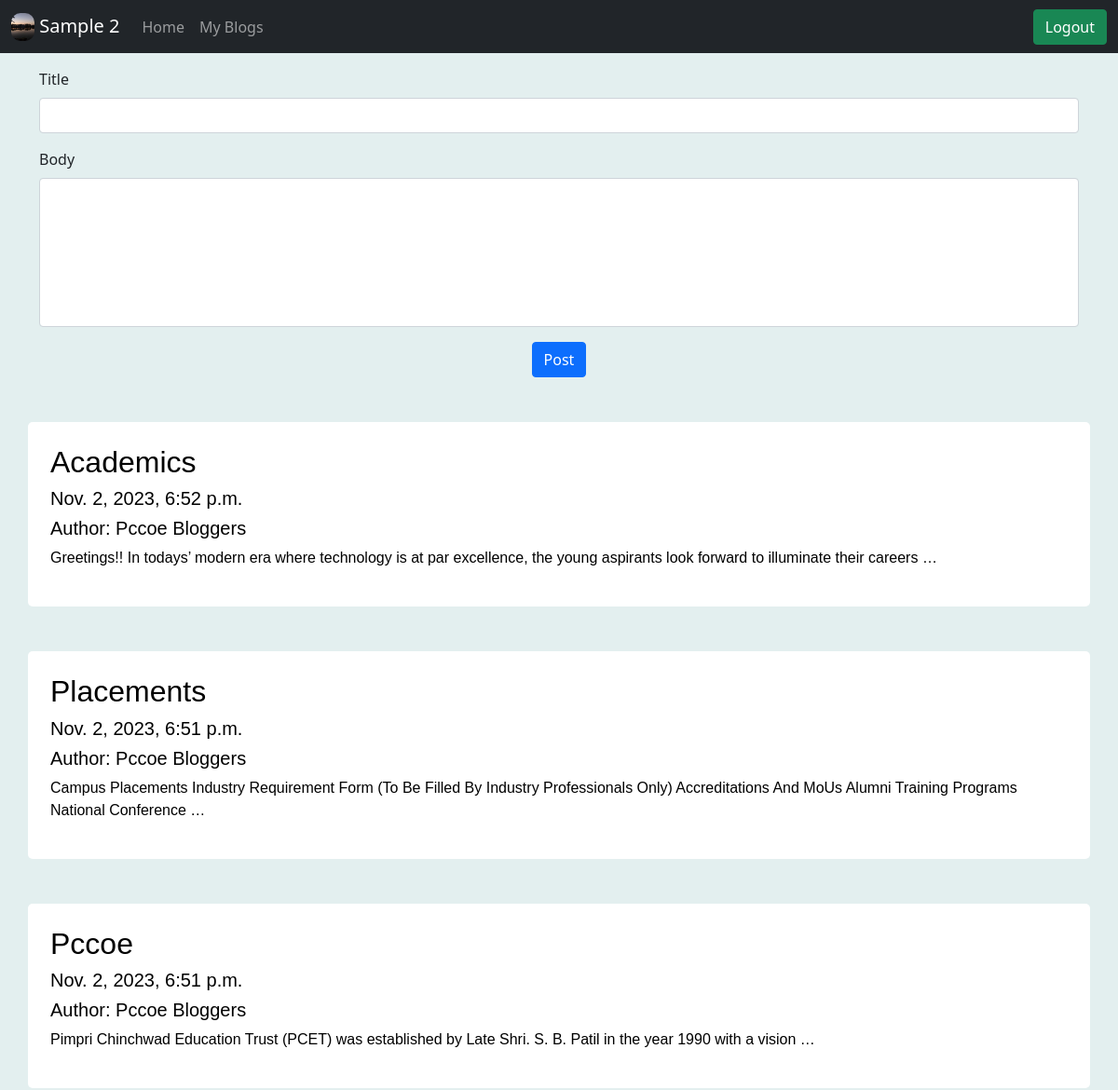
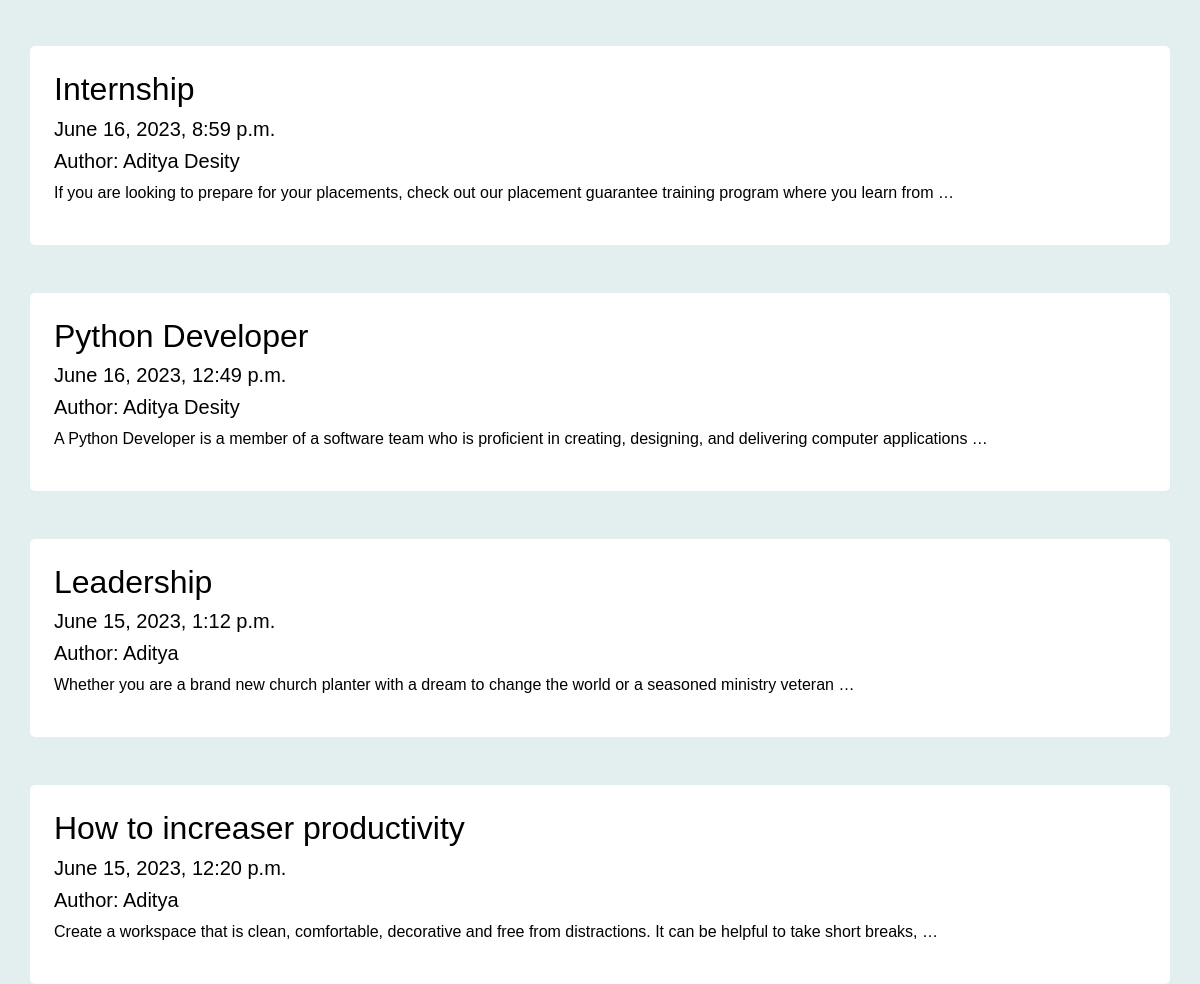
The page / (signed in) on the database its author committed (2 pictures, top to bottom).
### blog/models.py (models this page shows, shortened)
class Author(models.Model):
    user = models.OneToOneField(User,on_delete=models.CASCADE,null=True)
    name = models.CharField(max_length=100)
    image = models.ImageField(upload_to='authors', null=True)

class Post(models.Model):
    author = models.ForeignKey(Author,on_delete=models.CASCADE,null=True)
    title = models.CharField(max_length=100)
    body = models.CharField(max_length=1000)
    created_at = models.DateTimeField(default=dt.now, blank=True)

### blog/views.py (the view)
# urls.py: 2. Add a URL to urlpatterns:  path('', views.home, name='home')
def home(request):
    posts = Post.objects.all()
    print(posts)
    if request.user.is_authenticated:
        author = Author.objects.filter(user=request.user)
        return render(request,'home.html',{'posts':posts, 'author':author[0]})
    return render(request,'home.html',{'posts':posts, 'author':None})

### templates/home.html (shortened to what this page needs)
{% extends 'base.html' %}
{% block content %}
{% for post  in posts reversed %}
<div class="container mt-5 p-4 " style='border-radius: 5px;font-family: Arial;background-color:white;'>
    <a style="text-decoration: none; color: black;" href="/posts/{{post.id}}">
      <h2>{{post.title}}</h2>
      <h5>{{post.created_at}}</h5>
      <h5>Author: {{post.author.name}}</h5>
      <p>{{post.body|truncatewords:20}}</p>
    </a>
  </div>
{% endfor %}
{% endblock content %}

### templates/base.html (shortened to what this page needs)
{% load static %}
<!DOCTYPE html>
<html lang="en">
<head>
    <link href="https://cdn.jsdelivr.net/npm/bootstrap@5.0.2/dist/css/bootstrap.min.css" rel="stylesheet">
</head>
<body>
    <nav class="navbar navbar-expand-lg navbar-dark bg-dark">
        <div class="container-fluid">
          {% if request.user.is_authenticated %}
              <a class="navbar-brand" href="author/{{author.id}}">
                <img src="{{author.image.url}}" alt="" width="25" height="30" class="d-inline-block align-text-top" style="border-radius: 10px;">
                {{request.user.first_name}} {{request.user.last_name}}
              </a>
          {% else %}
              <a class="navbar-brand" href="/">Bloggers.com</a>
          {% endif %}
          <div class="collapse navbar-collapse" id="navbarSupportedContent">
            <ul class="navbar-nav me-auto mb-2 mb-lg-0">
              <li class="nav-item">
                <a class="nav-link" aria-current="page" href={% url "home" %}>Home</a>
              </li>
              <li class="nav-item">
                {% if request.user.is_authenticated %}
                <a class="nav-link" href={% url 'my_blogs' %}>My Blogs</a>
                {% else %}
                <a class="nav-link" href={% url 'login_page' %}>Write a Blog</a>
                {% endif %}
              </li>
            </ul>
            <button class="btn btn-success" type="submit">
                {% if request.user.is_authenticated %}
                <a href={% url 'logout_page'%} style="text-decoration:none;color:white;">Logout</a>
                {% else %}
                <a href={% url 'login_page'%} style="text-decoration:none;color:white;">Login</a>
                {% endif %}
              </button>
          </div>
        </div>
      </nav>
  {%block add%}
  {% if request.user.is_authenticated %}
  <div class="container mt-3">
    <form action={% url 'add-blog' %} method="post">
      <div class="mb-3">
        <label for="exampleInputEmail1" class="form-label">Title</label>
        <input type="text" class="form-control" id="exampleInputEmail1" aria-describedby="emailHelp" name="title" required>
      </div>
      <div class="mb-3">
        <label for="exampleInputEmail1" class="form-label">Body</label><br>
        <input type="text" class="form-control" id="exampleInputEmail1" aria-describedby="emailHelp" name="body" style="height: 20vh;" required>
      </div>
    <center><button type="submit" class="btn btn-primary" >Post</button>  </center>
    </form>
  </div>
  {% endif %}
  {% endblock %}
  {% block content %}
  {% endblock content %}
</body>
</html>

### templates/base.html (style rules this page uses)
body { background-color:rgb(227, 239, 239); margin: 0px; padding: 0px; }

### rows shown on the page
Author: image (picture)
Post: title "Academics", created_at "Nov. 2, 2023, 6:52 p.m.", author.name "Pccoe Bloggers", body "Greetings!! In todays’ modern era where technology is at par excellence, the young aspirants look forward to illuminate their careers …"
Post: title "Placements", created_at "Nov. 2, 2023, 6:51 p.m.", author.name "Pccoe Bloggers", body "Campus Placements Industry Requirement Form (To Be Filled By Industry Professionals Only) Accreditations And MoUs Alumni Training Programs National Conference …"
Post: title "Pccoe", created_at "Nov. 2, 2023, 6:51 p.m.", author.name "Pccoe Bloggers", body "Pimpri Chinchwad Education Trust (PCET) was established by Late Shri. S. B. Patil in the year 1990 with a vision …"
Post: title "Internship", created_at "June 16, 2023, 8:59 p.m.", author.name "Aditya Desity", body "If you are looking to prepare for your placements, check out our placement guarantee training program where you learn from …"
Post: title "Python Developer", created_at "June 16, 2023, 12:49 p.m.", author.name "Aditya Desity", body "A Python Developer is a member of a software team who is proficient in creating, designing, and delivering computer applications …"
Post: title "Leadership", created_at "June 15, 2023, 1:12 p.m.", author.name "Aditya", body "Whether you are a brand new church planter with a dream to change the world or a seasoned ministry veteran …"
Post: title "How to increaser productivity", created_at "June 15, 2023, 12:20 p.m.", author.name "Aditya", body "Create a workspace that is clean, comfortable, decorative and free from distractions. It can be helpful to take short breaks, …"

### other values the page prints
{{ request.user.first_name }} "Sample"
{{ request.user.last_name }} "2"
